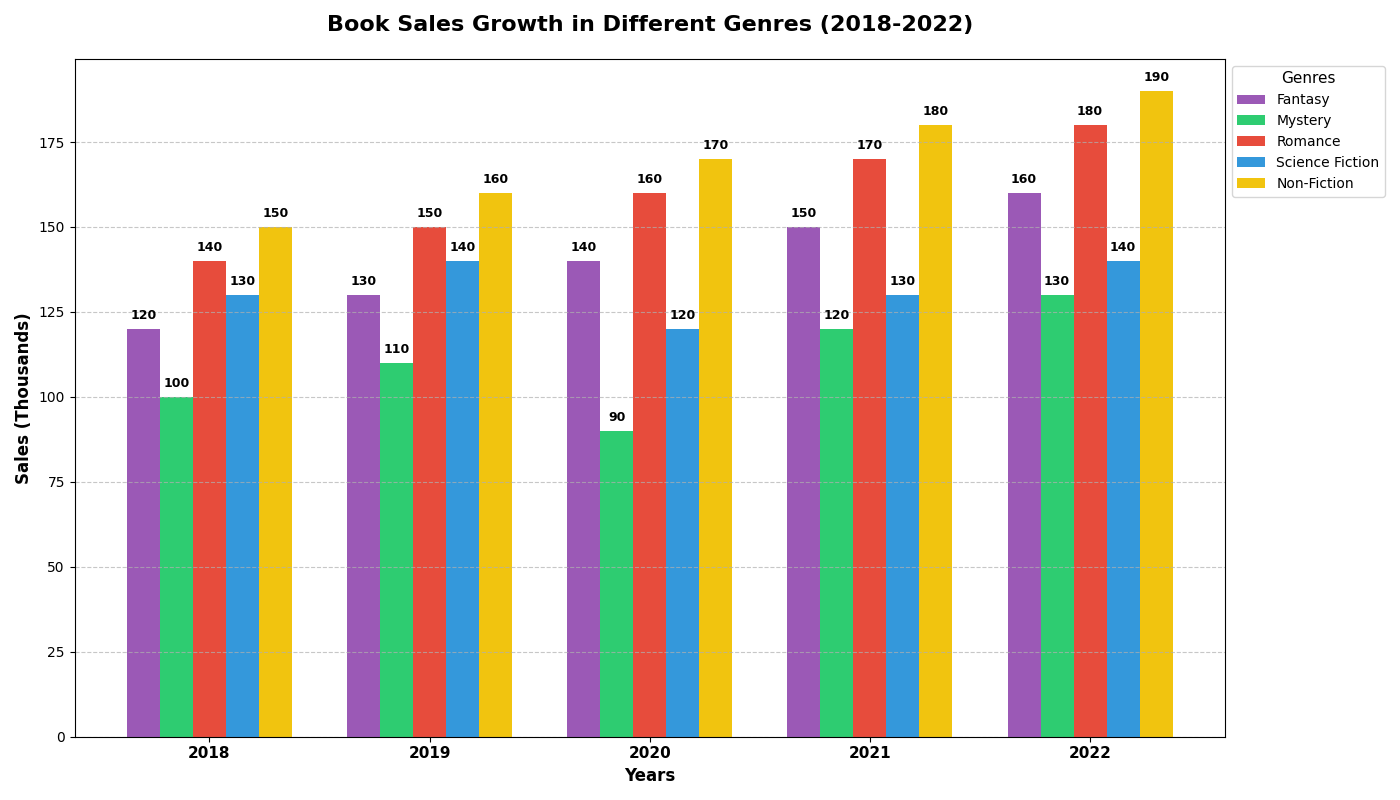

Source code (Python):
import matplotlib.pyplot as plt
import numpy as np

# Backstory:
# Reviewing Book Sales Growth in Different Genres Over the Last Five Years.
# This fictional dataset shows how book sales have fluctuated across five genres over the past five years.

# Define years and genres
years = ["2018", "2019", "2020", "2021", "2022"]
genres = ["Fantasy", "Mystery", "Romance", "Science Fiction", "Non-Fiction"]

# Sales data (in thousands)
# Each row corresponds to the sales of books in [Fantasy, Mystery, Romance, Science Fiction, Non-Fiction] for a particular year.
data = np.array([
    [120, 100, 140, 130, 150],  # 2018
    [130, 110, 150, 140, 160],  # 2019
    [140, 90, 160, 120, 170],   # 2020
    [150, 120, 170, 130, 180],  # 2021
    [160, 130, 180, 140, 190]   # 2022
])

# Define colors for each genre
colors = ['#9b59b6', '#2ecc71', '#e74c3c', '#3498db', '#f1c40f']

# Create the plot
fig, ax = plt.subplots(figsize=(14, 8))

# Define the width of each bar
bar_width = 0.15

# Position of the years on the x-axis
indices = np.arange(len(years))

# Plot each genre's sales for each year
for i, genre in enumerate(genres):
    ax.bar(indices + i * bar_width, data[:, i], bar_width, color=colors[i], label=genre)

# Set labels and title
ax.set_xlabel('Years', fontsize=12, weight='bold')
ax.set_ylabel('Sales (Thousands)', fontsize=12, weight='bold')
ax.set_title('Book Sales Growth in Different Genres (2018-2022)', fontsize=16, weight='bold', pad=20)
ax.set_xticks(indices + bar_width * (len(genres) - 1) / 2)
ax.set_xticklabels(years, fontsize=11, weight='bold')
ax.legend(title='Genres', loc='upper left', bbox_to_anchor=(1, 1), fontsize=10, title_fontsize='11')

# Add grid for better readability
ax.grid(axis='y', linestyle='--', alpha=0.7)

# Annotate the bars with the sales numbers
for i, genre_sales in enumerate(data.T):
    for j, sales in enumerate(genre_sales):
        ax.text(indices[j] + i * bar_width, sales + 2, f'{sales}', ha='center', va='bottom', fontsize=9, weight='bold')

# Adjust the layout to prevent overlap
plt.tight_layout()

# Show the plot
plt.show()
